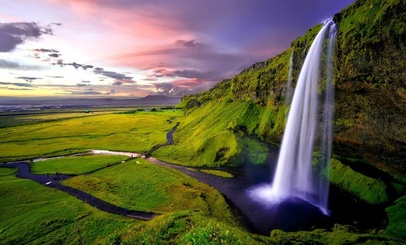
#> input picture group 414/lab1/PostavkaMarkiian/high_cont.jpg, 406 x 245 px, shrunk from 1160 x 700 before the run, found by its file name
$ jupyter execute img_preprocess_lab1.ipynb
#> lines starting #> are read from the running program, lines starting #| are printed output that depends on the picture
Варіант 8. Виконати гістограмне збільшення контрастності (див. лекція №1). Провести порівняльний аналіл

[cell 1]
from PIL import Image
import numpy as np
import matplotlib.pyplot as plt
import os

[cell 2]
def get_cdf(image_c):
  img_gray = np.mean(image_c, axis=2).astype(np.uint8)
  hist, bins = np.histogram(img_gray.flatten(), 255, [0, 255])
  return hist.cumsum()

def preprocess_img(img_name, alpha, s, t = 2):

#> called with img_name = 'high_cont.jpg', alpha = 0.5, s = 0, t = 2
  img = Image.open('/content/'+img_name)
#> img is the input picture: PIL image 406x245 RGB; mean R, G, B 104.2, 100.8, 77.5

  img_array = np.array(img)

  img_gray = np.mean(img_array, axis=2).astype(np.uint8) # UInt8 — [0 : 255]
  hist, bins = np.histogram(img_gray.flatten(), 256, [0, 256])
#> hist = 256 values, max 1478 at index 0, min 102 at index 185, mean 388.6; bins = 257 values from 0 to 256
  cdf = hist.cumsum()
#> cdf = 256 values from 1478 to 99470
  cdf_normalized = cdf / cdf.max()
#> cdf_normalized = 256 values from 0.0149 to 1

  red, green, blue = img_array[:, :, 0], img_array[:, :, 1], img_array[:, :, 2]
  red = np.clip((red + s) * alpha - t, 0, 255)
  green = np.clip((green + s) * alpha - t, 0, 255)
  blue = np.clip((blue + s) * alpha - t, 0, 255)
  contrasted_img = Image.fromarray(np.uint8(np.stack([red, green, blue], axis=2)))

  fig, axes = plt.subplots(2, 3, figsize=(16,8))

  axes[0][0].imshow(img)
  axes[0][0].set_title('Original')
  axes[0][1].plot(hist)
  axes[0][1].set_title('Original histogram')
  axes[0][2].plot(cdf)
  axes[0][2].set_title('CDF')

  axes[1][0].imshow(contrasted_img)
  axes[1][0].set_title('Contrasted')
  axes[1][1].plot(np.histogram(np.array(contrasted_img).ravel(), 256, [0, 256])[0])
  axes[1][1].set_title('Contrasted histogram')
  axes[1][2].plot(get_cdf(contrasted_img))
#> in get_cdf, `hist, bins = np.histogram(img_gray.flatten(), 255, [0, 255])`: hist = 255 values, max 3621 at index 0, min 0 at index 126, mean 390.1; bins = 256 values from 0 to 255
  axes[1][2].plot(cdf)
  axes[1][2].set_title('CDF')

  plt.show()
#> figure, not shown here; panel 2: curve peaks at x = 0, y = 1478; panel 3: curve peaks at x = 255, y = 99470; panel 5: curve peaks at x = 0, y = 23583; panel 6: curve peaks at x = 125, y = 99470

[cell 3]
preprocess_img('high_cont.jpg', 0.5, 0)

[cell 4]
preprocess_img('low_cont.jpg', 1.5, 0)
#> call 2 of preprocess_img, with img_name = 'low_cont.jpg', alpha = 1.5, s = 0, t = 2
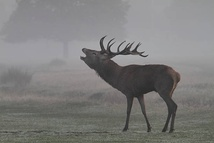
#> input picture group 414/lab1/PostavkaMarkiian/low_cont.jpg, 214 x 143 px, shrunk from 612 x 408 before the run, found by its file name
#> in preprocess_img, img is the input picture: PIL image 214x143 RGB; mean R, G, B 125.7, 125.1, 123.9
#> in preprocess_img (call 2), `hist, bins = np.histogram(img_gray.flatten(), 256, [0, 256])`: hist = 256 values, max 1180 at index 159, min 0 at index 0, mean 119.5
#> in preprocess_img (call 2), `cdf = hist.cumsum()`: cdf = 256 values from 0 to 30602
#> in preprocess_img (call 2), `cdf_normalized = cdf / cdf.max()`: cdf_normalized = 256 values from 0 to 1
#> in preprocess_img (call 2), `red = np.clip((red + s) * alpha - t, 0, 255)`:
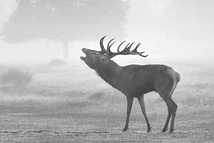
#> red: shape (143, 214) float64; min 52, max 255, mean 186.5

[cell 5]
preprocess_img('low_cont.jpg', 1.5, 20)
#> call 3 of preprocess_img, with img_name = 'low_cont.jpg', alpha = 1.5, s = 20, t = 2
#> in preprocess_img (call 3), `red = np.clip((red + s) * alpha - t, 0, 255)`:
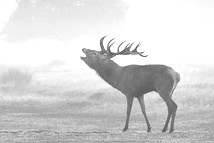
#> red: shape (143, 214) float64; min 82, max 255, mean 213.7

[cell 6]
preprocess_img('high_det.jpg', 1.5, 0)
#> call 4 of preprocess_img, with img_name = 'high_det.jpg', alpha = 1.5, s = 0, t = 2
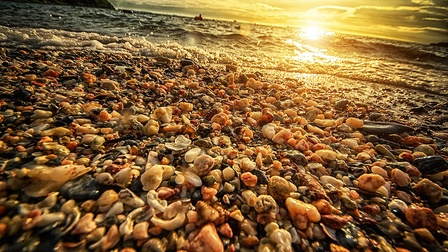
#> input picture group 414/lab1/PostavkaMarkiian/high_det.jpg, 448 x 252 px, shrunk from 1280 x 720 before the run, found by its file name
#> in preprocess_img, img is the input picture: PIL image 448x252 RGB; mean R, G, B 129.2, 95.1, 52.6
#> in preprocess_img (call 4), `img_gray = np.mean(img_array, axis=2).astype(np.uint8)`:
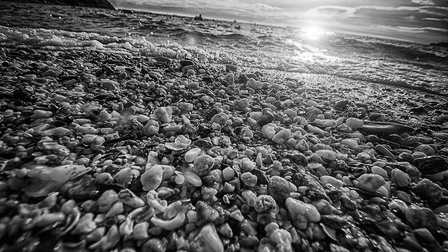
#> img_gray: shape (252, 448); min 0, max 255, mean 92
#> in preprocess_img (call 4), `hist, bins = np.histogram(img_gray.flatten(), 256, [0, 256])`: hist = 256 values, max 795 at index 50, min 7 at index 255, mean 441
#> in preprocess_img (call 4), `cdf = hist.cumsum()`: cdf = 256 values from 56 to 112896
#> in preprocess_img (call 4), `cdf_normalized = cdf / cdf.max()`: cdf_normalized = 256 values from 0.000496 to 1
#> in get_cdf (call 4), `img_gray = np.mean(image_c, axis=2).astype(np.uint8)`:
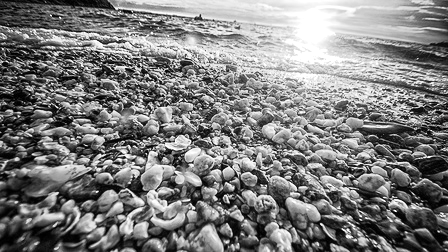
#> img_gray: shape (252, 448); min 0, max 255, mean 125.4
#> in get_cdf (call 4), `hist, bins = np.histogram(img_gray.flatten(), 255, [0, 255])`: hist = 255 values, max 2092 at index 254, min 128 at index 253, mean 442.7

[cell 7]
preprocess_img('low_det.jpg', 1.5, 0)
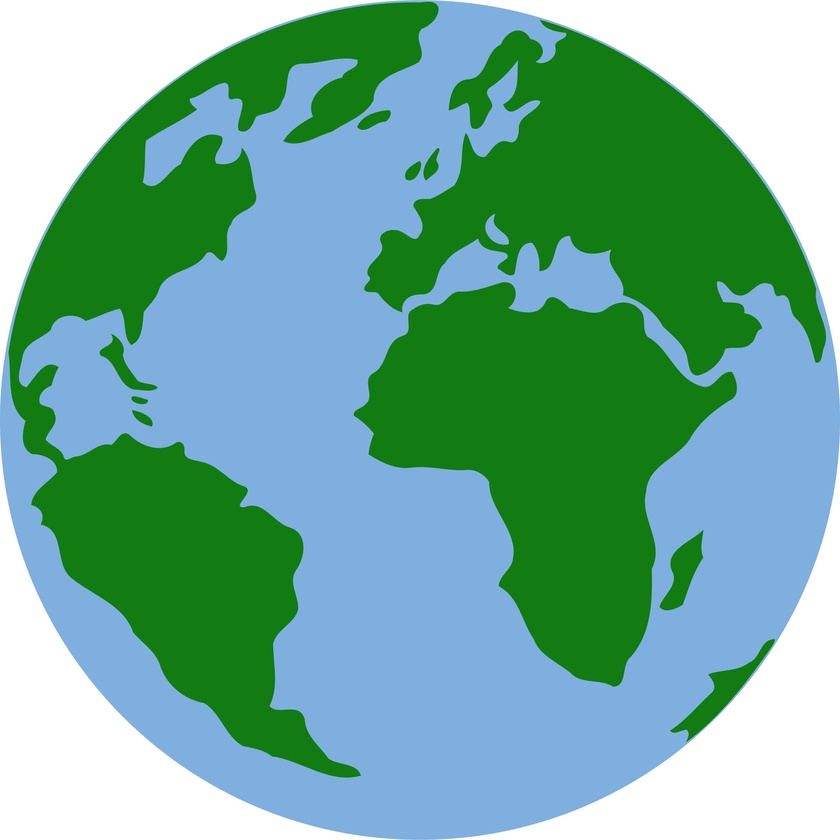
#> input picture group 414/lab1/PostavkaMarkiian/low_det.jpg, 840 x 840 px, shrunk from 2400 x 2398 before the run, found by its file name
#> in preprocess_img, img is the input picture: PIL image 840x840 RGB; mean R, G, B 114.6, 173.2, 154.9
#> in preprocess_img (call 5), `img_gray = np.mean(img_array, axis=2).astype(np.uint8)`:
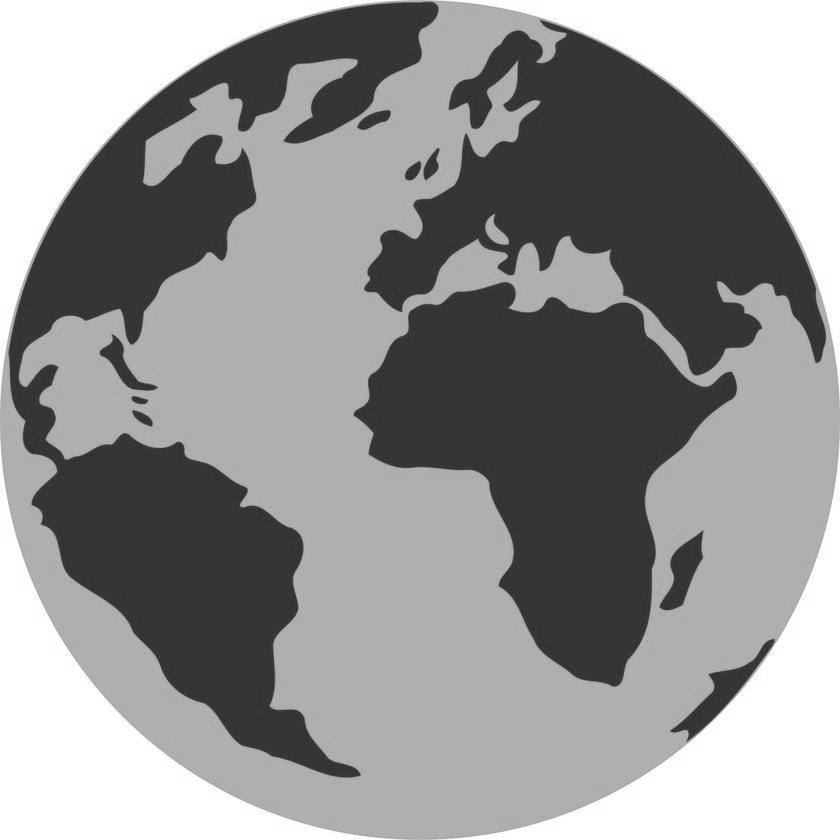
#> img_gray: shape (840, 840); min 45, max 255, mean 147.5
#> in preprocess_img (call 5), `hist, bins = np.histogram(img_gray.flatten(), 256, [0, 256])`: hist = 256 values, max 240520 at index 175, min 0 at index 0, mean 2756.2
#> in preprocess_img (call 5), `cdf = hist.cumsum()`: cdf = 256 values from 0 to 705600
#> in preprocess_img (call 5), `cdf_normalized = cdf / cdf.max()`: cdf_normalized = 256 values from 0 to 1
#> in preprocess_img (call 5), `blue = np.clip((blue + s) * alpha - t, 0, 255)`:
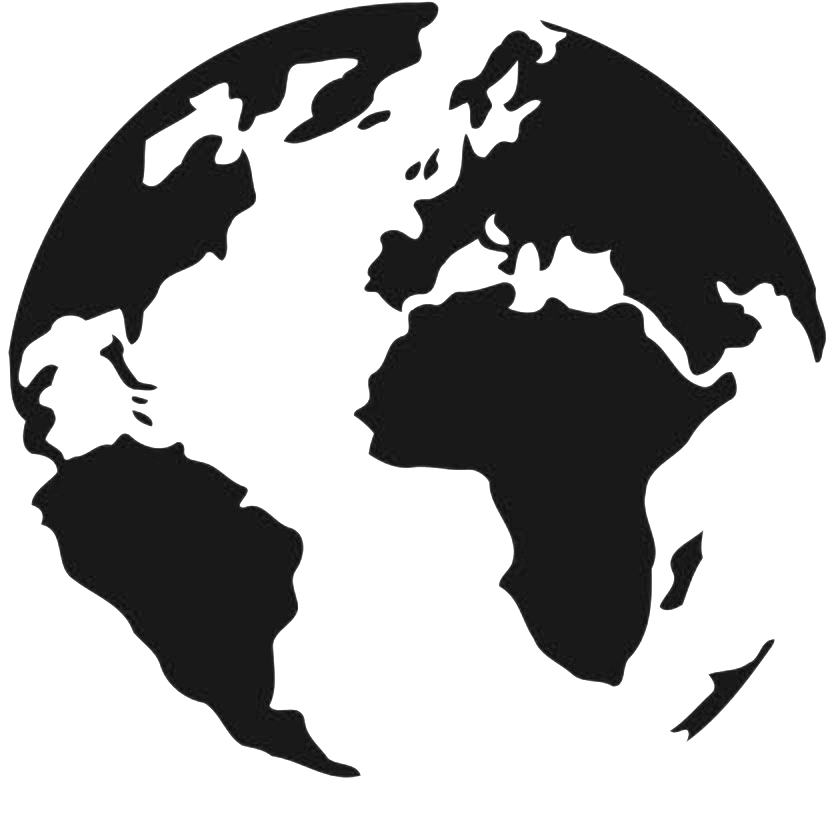
#> blue: shape (840, 840) float64; min 2.5, max 255, mean 171.8
#> in preprocess_img (call 5), `contrasted_img = Image.fromarray(np.uint8(np.stack([red, green, blue],..`:
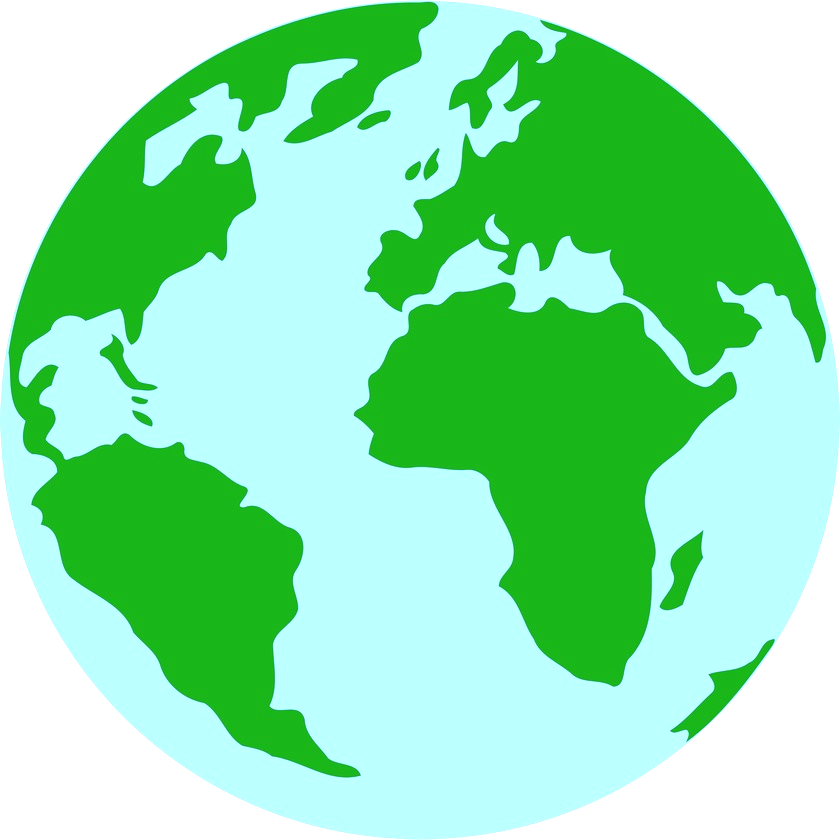
#> contrasted_img: PIL image 840x840 RGB; mean R, G, B 143, 228.2, 171.8
